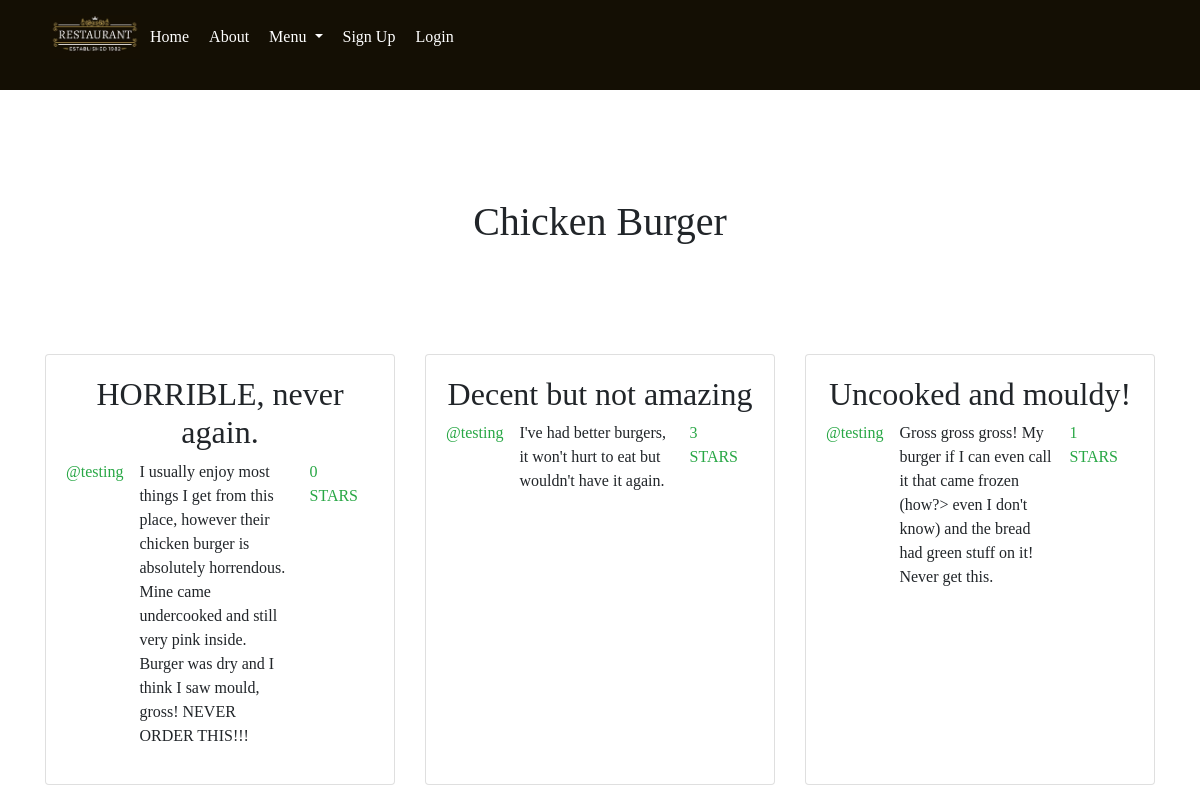
The page /restaurant/main-menu/chicken-burger/ on the database as committed earlier.
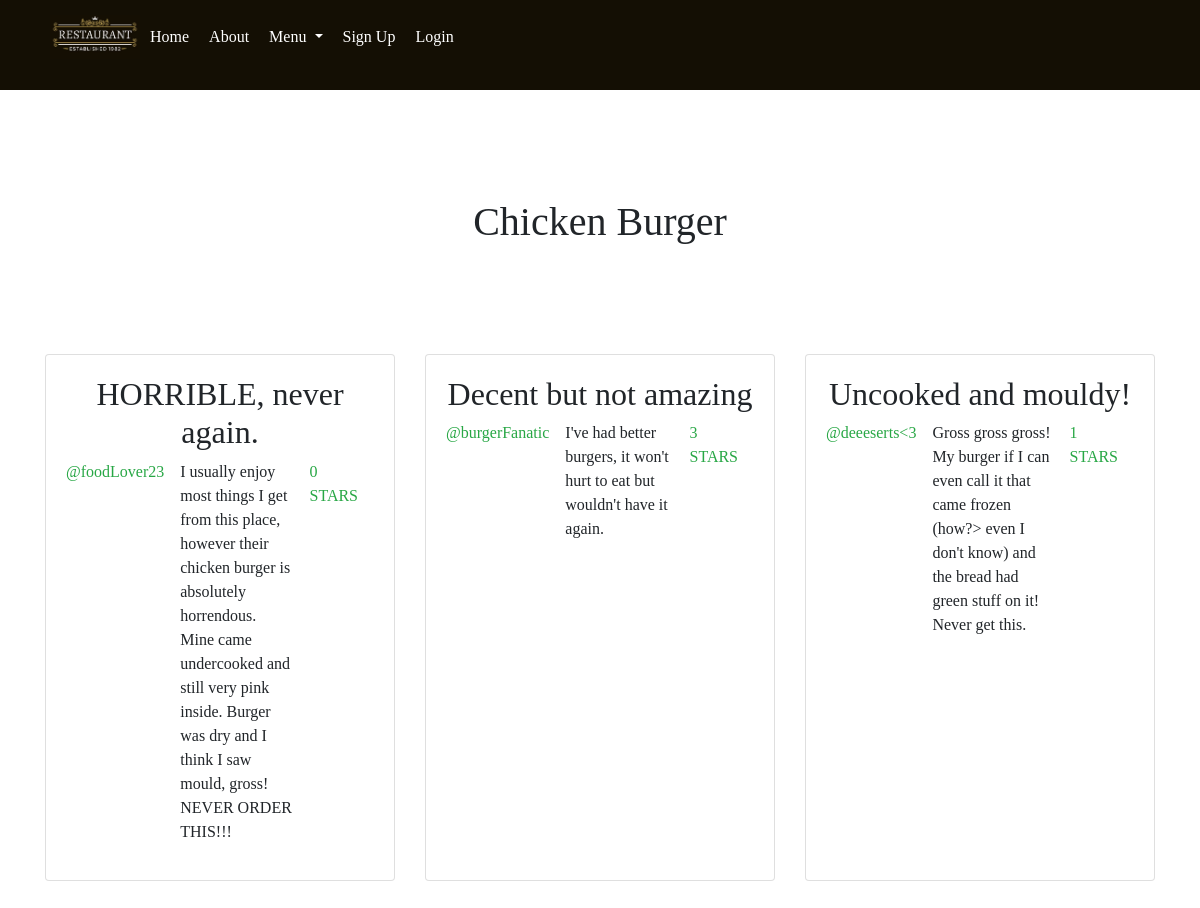
The same page on the database as committed later.
### restaurant/models.py (models this page shows, shortened)
class MenuItem(models.Model):
    MENUITEM_ID_MAX_LENGTH=128
    DESCRIPTION_MAX_LENGTH=200
    menuItemID = models.CharField(max_length=MENUITEM_ID_MAX_LENGTH, unique=True) # primary key
    menu = models.ForeignKey(Menu, on_delete=models.CASCADE) # foreign key: one to many - many menu items for one menu
    description = models.CharField(max_length=DESCRIPTION_MAX_LENGTH, default="None")
    price = models.FloatField(default =0.0)
    photo = models.ImageField(upload_to='menu_item_images', blank=True)
    slug = models.SlugField(unique=True)
    class Meta:
        verbose_name_plural = 'MenuItems'

class Review(models.Model):
    REVIEW_ID_MAX_LENGTH=128
    COMMENT_MAX_LENGTH=1000
    reviewID =  models.CharField(max_length=REVIEW_ID_MAX_LENGTH, unique=True) # primary key
    user = models.ForeignKey(User, on_delete=models.CASCADE) # foreign key: one to many - many reviews for one user
    menuItem = models.ForeignKey(MenuItem, on_delete=models.CASCADE) # foreign key: one to many - many reviews for one menu item
    comment = models.CharField(max_length=COMMENT_MAX_LENGTH)
    ratings = models.IntegerField(default =0)
    photo = models.ImageField(upload_to='review_images', blank=True)

### restaurant/views.py (the view)
# urls.py: path('<slug:menu_name_slug>/<slug:menuItem_name_slug>/', views.show_menu_item, name='show_menu_item'),
def show_menu_item(request, menu_name_slug, menuItem_name_slug):
    context_dict = {}
    try:
        menu = Menu.objects.get(slug=menu_name_slug)
        menuItem = MenuItem.objects.get(slug=menuItem_name_slug)
        reviews = Review.objects.filter(menuItem=menuItem)
        context_dict['reviews'] = reviews
        context_dict['menuItem'] = menuItem
        context_dict['menu'] = menu
    except Menu.DoesNotExist:
        context_dict['menu'] = None
        context_dict['menuItem'] = None
        context_dict['reviews'] = None
    return render(request, 'restaurant/menu_item.html', context=context_dict)

### restaurant/templatetags/rango_template_tags.py (called while the page is built)
@register.inclusion_tag('restaurant/menus.html')
def get_menu_list():
    return {'menus': Menu.objects.all() }

### templates/restaurant/menu_item.html (shortened to what this page needs)
{% extends 'restaurant/base.html' %}
{% block body_block %}
    {% if menuItem %}
    <div class = "container mt-2">
        <h1 class = "text-center font-weight-normal">{{ menuItem.menuItemID }}</h1>
    </div>
    {% if reviews %}
    <div class = "container mt-2 d-flex mb-5">
        <div class = "row">
            {% for review in reviews %}
            <div class="col-lg-4 d-flex align-items-stretch mb-5">
                <div class = "card">
                    <div class="card-body">
                        <h2 class = "text-center font-weight-normal">{{review.reviewID}}</h2>
                        <div class = "d-flex justify-content-between">
                            <p class="card-text mr-3 text-success ">@{{review.user}}</p>
                            <p class="card-text mr-3" >{{review.comment}}</p>
                            <p class="card-text mr-3 text-success">{{review.ratings}} STARS</p>
                        </div>
                    </div>
                </div>
            </div>
            {% endfor %}
        </div>
    </div>
    {% endif %}
    {% else %}
    <strong>The specified menu item does not exist.</strong>
    {% endif %}
{% endblock %}

### templates/restaurant/base.html (shortened to what this page needs)
<!DOCTYPE html>
{% load static %}
{% load rango_template_tags %}
 <html>
     <head>
        <link rel="stylesheet" type="text/css" media="screen" href="{% static 'css/style.css' %}">
        <link rel="stylesheet" href="https://cdnjs.cloudflare.com/ajax/libs/font-awesome/4.7.0/css/font-awesome.min.css">
        <link rel="stylesheet" href="https://cdn.jsdelivr.net/npm/bootstrap@4.0.0/dist/css/bootstrap.min.css">
        <link href="https://cdn.jsdelivr.net/npm/bootstrap@5.0.2/dist/css/bootstrap.min.css" rel="stylesheet">
        <link rel="stylesheet" href="https://cdn.jsdelivr.net/npm/bootstrap@4.0.0/dist/css/bootstrap.min.css">
        <link rel="stylesheet" href="https://cdn.jsdelivr.net/npm/bootstrap@4.6.2/dist/css/bootstrap.min.css">
            <nav>
            <ul class="menu">
                <div class="logo">
                    <a href="#"> <img src ="{% static 'images/logo_nav.png' %}" alt="logo"></a>
                 </div>
                    <li><a href="{% url 'restaurant:index' %}" style="text-decoration: none;">Home</a></li>
                    <li><a href="{% url 'restaurant:about' %}" style="text-decoration: none;">About</a></li>
                    <li>
                        <div class="dropdown show">
                            <a class="link dropdown-toggle" href="#" role="button" id="dropdownMenuLink" data-toggle="dropdown" aria-haspopup="true" aria-expanded="false" style="text-decoration: none;">
                              Menu
                            </a>
                        </div>
                    </li>
                    {% if user.is_authenticated %}
                    <li><a href="{% url 'auth_logout' %}" style="text-decoration: none;">Logout</a></li>
                    <li><a href="{% url 'restaurant:add_menu' %}" style="text-decoration: none;">Add Menu</a></li>
                    {% else %}
                    <li><a href="{% url 'registration_register' %}" style="text-decoration: none;">Sign Up</a></li>
                    <li><a href="{% url 'auth_login' %}" style="text-decoration: none;">Login</a></li>
                {% endif %}
            </ul>
        </nav>
    </head>
<body>
         <div>
             {% block body_block %}
             {% endblock %}
         </div>
     </body>
 </html>

### static/css/style.css (style rules this page uses)
:root { --brown:#2e2b24; --gold: #EDC270; }
* { margin: 0; padding: 0; box-sizing: border-box; font-family: 'PT Serif', serif; text-decoration: none; }
p { text-transform: none; }
nav { background-color: #140f04; padding: 10px 20px; display: flex; align-items: center; font-family: 'PT Serif', serif; text-decoration: none; }
nav a { color: #fff; }
.logo img { width: 90px; margin-left: 10px; }
.menu { padding-left: 20px; display: flex; align-items: center; list-style: none; }
.menu li { padding: 15px 10px; font-size: 16px; }
.container { width: 80%; display: block; margin: auto; padding-top: 100px; }

Rows that differ between the two databases and show on the page:
changed Review "HORRIBLE, never again.": user "testing" → "foodLover23"
changed Review "Decent but not amazing": user "testing" → "burgerFanatic"
changed Review "Uncooked and mouldy!": user "testing" → "deeeserts<3"
